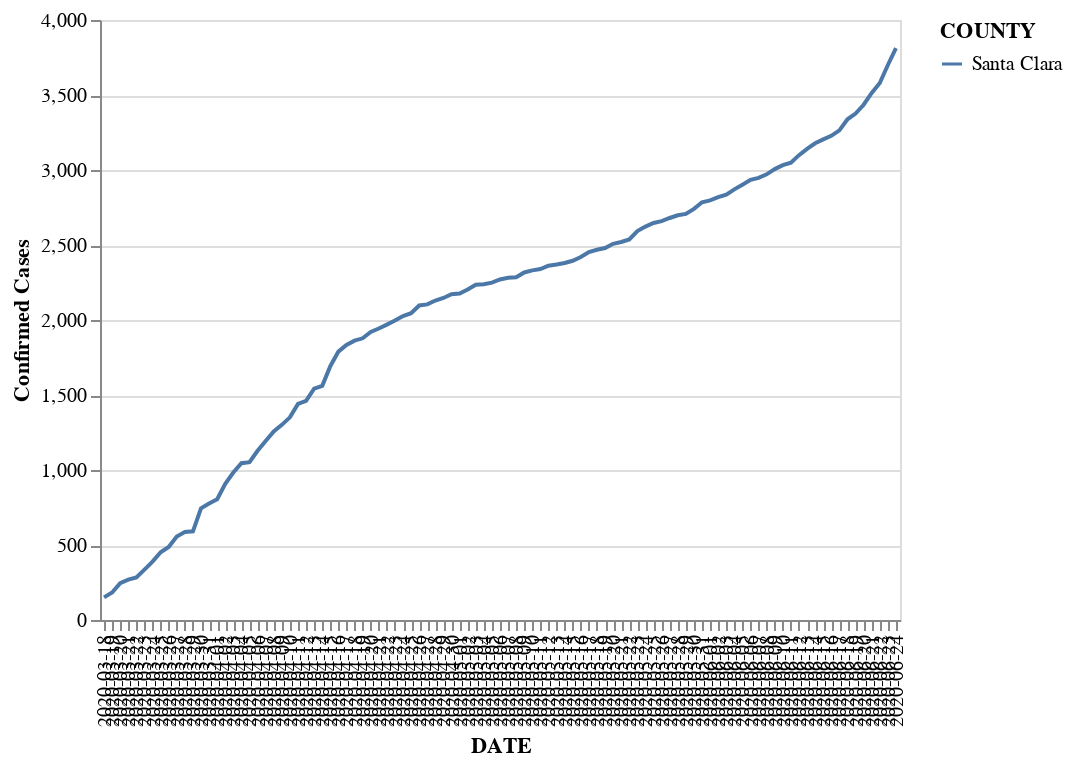

Notebook code cell kept with this figure:
### Code cell
alt.Chart(ca_data[ca_data['COUNTY']=='Santa Clara']).mark_line().encode(
    alt.Y('TOTALCOUNTCONFIRMED', axis=alt.Axis(title='Confirmed Cases')),
    x='DATE',
    color='COUNTY'
)

### Figure 1 — Vega-Lite specification as saved in the notebook (floating-point values rounded to 4 significant figures)
{"config": {"view": {"width": 400, "height": 300}, "mark": {"tooltip": null}}, "data": {"name": "data-dbf0fd5c5d6022562df5ad21f450eb2e"}, "mark": "line", "encoding": {"color": {"type": "nominal", "field": "COUNTY"}, "x": {"type": "nominal", "field": "DATE"}, "y": {"type": "quantitative", "axis": {"title": "Confirmed Cases"}, "field": "TOTALCOUNTCONFIRMED"}}, "$schema": "https://vega.github.io/schema/vega-lite/v3.4.0.json", "datasets": {"data-dbf0fd5c5d6022562df5ad21f450eb2e": [{"COUNTY": "Santa Clara", "TOTALCOUNTCONFIRMED": 151, "TOTALCOUNTDEATHS": 6, "NEWCOUNTCONFIRMED": 151, "NEWCOUNTDEATHS": 6, "DATE": "2020-03-18"}, {"COUNTY": "Santa Clara", "TOTALCOUNTCONFIRMED": 183, "TOTALCOUNTDEATHS": 8, "NEWCOUNTCONFIRMED": 32, "NEWCOUNTDEATHS": 2, "DATE": "2020-03-19"}, {"COUNTY": "Santa Clara", "TOTALCOUNTCONFIRMED": 246, "TOTALCOUNTDEATHS": 8, "NEWCOUNTCONFIRMED": 63, "NEWCOUNTDEATHS": 0, "DATE": "2020-03-20"}, {"COUNTY": "Santa Clara", "TOTALCOUNTCONFIRMED": 269, "TOTALCOUNTDEATHS": 10, "NEWCOUNTCONFIRMED": 23, "NEWCOUNTDEATHS": 2, "DATE": "2020-03-21"}, {"COUNTY": "Santa Clara", "TOTALCOUNTCONFIRMED": 284, "TOTALCOUNTDEATHS": 13, "NEWCOUNTCONFIRMED": 15, "NEWCOUNTDEATHS": 3, "DATE": "2020-03-22"}, {"COUNTY": "Santa Clara", "TOTALCOUNTCONFIRMED": 336, "TOTALCOUNTDEATHS": 13, "NEWCOUNTCONFIRMED": 52, "NEWCOUNTDEATHS": 0, "DATE": "2020-03-23"}, {"COUNTY": "Santa Clara", "TOTALCOUNTCONFIRMED": 389, "TOTALCOUNTDEATHS": 17, "NEWCOUNTCONFIRMED": 53, "NEWCOUNTDEATHS": 4, "DATE": "2020-03-24"}, {"COUNTY": "Santa Clara", "TOTALCOUNTCONFIRMED": 452, "TOTALCOUNTDEATHS": 20, "NEWCOUNTCONFIRMED": 63, "NEWCOUNTDEATHS": 3, "DATE": "2020-03-25"}, {"COUNTY": "Santa Clara", "TOTALCOUNTCONFIRMED": 487, "TOTALCOUNTDEATHS": 20, "NEWCOUNTCONFIRMED": 35, "NEWCOUNTDEATHS": 0, "DATE": "2020-03-26"}, {"COUNTY": "Santa Clara", "TOTALCOUNTCONFIRMED": 557, "TOTALCOUNTDEATHS": 25, "NEWCOUNTCONFIRMED": 70, "NEWCOUNTDEATHS": 5, "DATE": "2020-03-27"}, {"COUNTY": "Santa Clara", "TOTALCOUNTCONFIRMED": 587, "TOTALCOUNTDEATHS": 27, "NEWCOUNTCONFIRMED": 30, "NEWCOUNTDEATHS": 2, "DATE": "2020-03-28"}, {"COUNTY": "Santa Clara", "TOTALCOUNTCONFIRMED": 591, "TOTALCOUNTDEATHS": 30, "NEWCOUNTCONFIRMED": 4, "NEWCOUNTDEATHS": 3, "DATE": "2020-03-29"}, {"COUNTY": "Santa Clara", "TOTALCOUNTCONFIRMED": 745, "TOTALCOUNTDEATHS": 31, "NEWCOUNTCONFIRMED": 154, "NEWCOUNTDEATHS": 1, "DATE": "2020-03-30"}, {"COUNTY": "Santa Clara", "TOTALCOUNTCONFIRMED": 777, "TOTALCOUNTDEATHS": 30, "NEWCOUNTCONFIRMED": 32, "NEWCOUNTDEATHS": -1, "DATE": "2020-03-31"}, {"COUNTY": "Santa Clara", "TOTALCOUNTCONFIRMED": 805, "TOTALCOUNTDEATHS": 33, "NEWCOUNTCONFIRMED": 28, "NEWCOUNTDEATHS": 3, "DATE": "2020-04-01"}, {"COUNTY": "Santa Clara", "TOTALCOUNTCONFIRMED": 908, "TOTALCOUNTDEATHS": 38, "NEWCOUNTCONFIRMED": 103, "NEWCOUNTDEATHS": 5, "DATE": "2020-04-02"}, {"COUNTY": "Santa Clara", "TOTALCOUNTCONFIRMED": 983, "TOTALCOUNTDEATHS": 39, "NEWCOUNTCONFIRMED": 75, "NEWCOUNTDEATHS": 1, "DATE": "2020-04-03"}, {"COUNTY": "Santa Clara", "TOTALCOUNTCONFIRMED": 1045, "TOTALCOUNTDEATHS": 39, "NEWCOUNTCONFIRMED": 62, "NEWCOUNTDEATHS": 0, "DATE": "2020-04-04"}, {"COUNTY": "Santa Clara", "TOTALCOUNTCONFIRMED": 1052, "TOTALCOUNTDEATHS": 42, "NEWCOUNTCONFIRMED": 7, "NEWCOUNTDEATHS": 3, "DATE": "2020-04-05"}, {"COUNTY": "Santa Clara", "TOTALCOUNTCONFIRMED": 1128, "TOTALCOUNTDEATHS": 43, "NEWCOUNTCONFIRMED": 76, "NEWCOUNTDEATHS": 1, "DATE": "2020-04-06"}, {"COUNTY": "Santa Clara", "TOTALCOUNTCONFIRMED": 1193, "TOTALCOUNTDEATHS": 46, "NEWCOUNTCONFIRMED": 65, "NEWCOUNTDEATHS": 3, "DATE": "2020-04-07"}, {"COUNTY": "Santa Clara", "TOTALCOUNTCONFIRMED": 1257, "TOTALCOUNTDEATHS": 47, "NEWCOUNTCONFIRMED": 64, "NEWCOUNTDEATHS": 1, "DATE": "2020-04-08"}, {"COUNTY": "Santa Clara", "TOTALCOUNTCONFIRMED": 1301, "TOTALCOUNTDEATHS": 49, "NEWCOUNTCONFIRMED": 44, "NEWCOUNTDEATHS": 2, "DATE": "2020-04-09"}, {"COUNTY": "Santa Clara", "TOTALCOUNTCONFIRMED": 1351, "TOTALCOUNTDEATHS": 52, "NEWCOUNTCONFIRMED": 50, "NEWCOUNTDEATHS": 3, "DATE": "2020-04-10"}, {"COUNTY": "Santa Clara", "TOTALCOUNTCONFIRMED": 1441, "TOTALCOUNTDEATHS": 52, "NEWCOUNTCONFIRMED": 90, "NEWCOUNTDEATHS": 0, "DATE": "2020-04-11"}, {"COUNTY": "Santa Clara", "TOTALCOUNTCONFIRMED": 1461, "TOTALCOUNTDEATHS": 53, "NEWCOUNTCONFIRMED": 20, "NEWCOUNTDEATHS": 1, "DATE": "2020-04-12"}, {"COUNTY": "Santa Clara", "TOTALCOUNTCONFIRMED": 1542, "TOTALCOUNTDEATHS": 60, "NEWCOUNTCONFIRMED": 81, "NEWCOUNTDEATHS": 7, "DATE": "2020-04-13"}, {"COUNTY": "Santa Clara", "TOTALCOUNTCONFIRMED": 1561, "TOTALCOUNTDEATHS": 66, "NEWCOUNTCONFIRMED": 19, "NEWCOUNTDEATHS": 6, "DATE": "2020-04-14"}, {"COUNTY": "Santa Clara", "TOTALCOUNTCONFIRMED": 1692, "TOTALCOUNTDEATHS": 66, "NEWCOUNTCONFIRMED": 131, "NEWCOUNTDEATHS": 0, "DATE": "2020-04-15"}, {"COUNTY": "Santa Clara", "TOTALCOUNTCONFIRMED": 1789, "TOTALCOUNTDEATHS": 69, "NEWCOUNTCONFIRMED": 97, "NEWCOUNTDEATHS": 3, "DATE": "2020-04-16"}, {"COUNTY": "Santa Clara", "TOTALCOUNTCONFIRMED": 1834, "TOTALCOUNTDEATHS": 73, "NEWCOUNTCONFIRMED": 45, "NEWCOUNTDEATHS": 4, "DATE": "2020-04-17"}, {"COUNTY": "Santa Clara", "TOTALCOUNTCONFIRMED": 1862, "TOTALCOUNTDEATHS": 73, "NEWCOUNTCONFIRMED": 28, "NEWCOUNTDEATHS": 0, "DATE": "2020-04-18"}, {"COUNTY": "Santa Clara", "TOTALCOUNTCONFIRMED": 1878, "TOTALCOUNTDEATHS": 79, "NEWCOUNTCONFIRMED": 16, "NEWCOUNTDEATHS": 6, "DATE": "2020-04-19"}, {"COUNTY": "Santa Clara", "TOTALCOUNTCONFIRMED": 1920, "TOTALCOUNTDEATHS": 83, "NEWCOUNTCONFIRMED": 42, "NEWCOUNTDEATHS": 4, "DATE": "2020-04-20"}, {"COUNTY": "Santa Clara", "TOTALCOUNTCONFIRMED": 1943, "TOTALCOUNTDEATHS": 88, "NEWCOUNTCONFIRMED": 23, "NEWCOUNTDEATHS": 5, "DATE": "2020-04-21"}, {"COUNTY": "Santa Clara", "TOTALCOUNTCONFIRMED": 1969, "TOTALCOUNTDEATHS": 94, "NEWCOUNTCONFIRMED": 26, "NEWCOUNTDEATHS": 6, "DATE": "2020-04-22"}, {"COUNTY": "Santa Clara", "TOTALCOUNTCONFIRMED": 1996, "TOTALCOUNTDEATHS": 95, "NEWCOUNTCONFIRMED": 27, "NEWCOUNTDEATHS": 1, "DATE": "2020-04-23"}, {"COUNTY": "Santa Clara", "TOTALCOUNTCONFIRMED": 2026, "TOTALCOUNTDEATHS": 98, "NEWCOUNTCONFIRMED": 30, "NEWCOUNTDEATHS": 3, "DATE": "2020-04-24"}, {"COUNTY": "Santa Clara", "TOTALCOUNTCONFIRMED": 2045, "TOTALCOUNTDEATHS": 99, "NEWCOUNTCONFIRMED": 19, "NEWCOUNTDEATHS": 1, "DATE": "2020-04-25"}, {"COUNTY": "Santa Clara", "TOTALCOUNTCONFIRMED": 2097, "TOTALCOUNTDEATHS": 102, "NEWCOUNTCONFIRMED": 52, "NEWCOUNTDEATHS": 3, "DATE": "2020-04-26"}, {"COUNTY": "Santa Clara", "TOTALCOUNTCONFIRMED": 2104, "TOTALCOUNTDEATHS": 105, "NEWCOUNTCONFIRMED": 7, "NEWCOUNTDEATHS": 3, "DATE": "2020-04-27"}, {"COUNTY": "Santa Clara", "TOTALCOUNTCONFIRMED": 2130, "TOTALCOUNTDEATHS": 106, "NEWCOUNTCONFIRMED": 26, "NEWCOUNTDEATHS": 1, "DATE": "2020-04-28"}, {"COUNTY": "Santa Clara", "TOTALCOUNTCONFIRMED": 2147, "TOTALCOUNTDEATHS": 108, "NEWCOUNTCONFIRMED": 17, "NEWCOUNTDEATHS": 2, "DATE": "2020-04-29"}, {"COUNTY": "Santa Clara", "TOTALCOUNTCONFIRMED": 2172, "TOTALCOUNTDEATHS": 111, "NEWCOUNTCONFIRMED": 25, "NEWCOUNTDEATHS": 3, "DATE": "2020-04-30"}, {"COUNTY": "Santa Clara", "TOTALCOUNTCONFIRMED": 2176, "TOTALCOUNTDEATHS": 113, "NEWCOUNTCONFIRMED": 4, "NEWCOUNTDEATHS": 2, "DATE": "2020-05-01"}, {"COUNTY": "Santa Clara", "TOTALCOUNTCONFIRMED": 2203, "TOTALCOUNTDEATHS": 115, "NEWCOUNTCONFIRMED": 27, "NEWCOUNTDEATHS": 2, "DATE": "2020-05-02"}, {"COUNTY": "Santa Clara", "TOTALCOUNTCONFIRMED": 2235, "TOTALCOUNTDEATHS": 116, "NEWCOUNTCONFIRMED": 32, "NEWCOUNTDEATHS": 1, "DATE": "2020-05-03"}, {"COUNTY": "Santa Clara", "TOTALCOUNTCONFIRMED": 2238, "TOTALCOUNTDEATHS": 119, "NEWCOUNTCONFIRMED": 3, "NEWCOUNTDEATHS": 3, "DATE": "2020-05-04"}, {"COUNTY": "Santa Clara", "TOTALCOUNTCONFIRMED": 2249, "TOTALCOUNTDEATHS": 123, "NEWCOUNTCONFIRMED": 11, "NEWCOUNTDEATHS": 4, "DATE": "2020-05-05"}, {"COUNTY": "Santa Clara", "TOTALCOUNTCONFIRMED": 2270, "TOTALCOUNTDEATHS": 126, "NEWCOUNTCONFIRMED": 21, "NEWCOUNTDEATHS": 3, "DATE": "2020-05-06"}, {"COUNTY": "Santa Clara", "TOTALCOUNTCONFIRMED": 2281, "TOTALCOUNTDEATHS": 127, "NEWCOUNTCONFIRMED": 11, "NEWCOUNTDEATHS": 1, "DATE": "2020-05-07"}, {"COUNTY": "Santa Clara", "TOTALCOUNTCONFIRMED": 2285, "TOTALCOUNTDEATHS": 130, "NEWCOUNTCONFIRMED": 4, "NEWCOUNTDEATHS": 3, "DATE": "2020-05-08"}, {"COUNTY": "Santa Clara", "TOTALCOUNTCONFIRMED": 2317, "TOTALCOUNTDEATHS": 130, "NEWCOUNTCONFIRMED": 32, "NEWCOUNTDEATHS": 0, "DATE": "2020-05-09"}, {"COUNTY": "Santa Clara", "TOTALCOUNTCONFIRMED": 2331, "TOTALCOUNTDEATHS": 130, "NEWCOUNTCONFIRMED": 14, "NEWCOUNTDEATHS": 0, "DATE": "2020-05-10"}, {"COUNTY": "Santa Clara", "TOTALCOUNTCONFIRMED": 2340, "TOTALCOUNTDEATHS": 133, "NEWCOUNTCONFIRMED": 9, "NEWCOUNTDEATHS": 3, "DATE": "2020-05-11"}, {"COUNTY": "Santa Clara", "TOTALCOUNTCONFIRMED": 2362, "TOTALCOUNTDEATHS": 133, "NEWCOUNTCONFIRMED": 22, "NEWCOUNTDEATHS": 0, "DATE": "2020-05-12"}, {"COUNTY": "Santa Clara", "TOTALCOUNTCONFIRMED": 2370, "TOTALCOUNTDEATHS": 135, "NEWCOUNTCONFIRMED": 8, "NEWCOUNTDEATHS": 2, "DATE": "2020-05-13"}, {"COUNTY": "Santa Clara", "TOTALCOUNTCONFIRMED": 2380, "TOTALCOUNTDEATHS": 135, "NEWCOUNTCONFIRMED": 10, "NEWCOUNTDEATHS": 0, "DATE": "2020-05-14"}, {"COUNTY": "Santa Clara", "TOTALCOUNTCONFIRMED": 2395, "TOTALCOUNTDEATHS": 136, "NEWCOUNTCONFIRMED": 15, "NEWCOUNTDEATHS": 1, "DATE": "2020-05-15"}, {"COUNTY": "Santa Clara", "TOTALCOUNTCONFIRMED": 2420, "TOTALCOUNTDEATHS": 136, "NEWCOUNTCONFIRMED": 25, "NEWCOUNTDEATHS": 0, "DATE": "2020-05-16"}, {"COUNTY": "Santa Clara", "TOTALCOUNTCONFIRMED": 2453, "TOTALCOUNTDEATHS": 136, "NEWCOUNTCONFIRMED": 33, "NEWCOUNTDEATHS": 0, "DATE": "2020-05-17"}, {"COUNTY": "Santa Clara", "TOTALCOUNTCONFIRMED": 2468, "TOTALCOUNTDEATHS": 136, "NEWCOUNTCONFIRMED": 15, "NEWCOUNTDEATHS": 0, "DATE": "2020-05-18"}, {"COUNTY": "Santa Clara", "TOTALCOUNTCONFIRMED": 2480, "TOTALCOUNTDEATHS": 139, "NEWCOUNTCONFIRMED": 12, "NEWCOUNTDEATHS": 3, "DATE": "2020-05-19"}, {"COUNTY": "Santa Clara", "TOTALCOUNTCONFIRMED": 2508, "TOTALCOUNTDEATHS": 139, "NEWCOUNTCONFIRMED": 28, "NEWCOUNTDEATHS": 0, "DATE": "2020-05-20"}, {"COUNTY": "Santa Clara", "TOTALCOUNTCONFIRMED": 2520, "TOTALCOUNTDEATHS": 139, "NEWCOUNTCONFIRMED": 12, "NEWCOUNTDEATHS": 0, "DATE": "2020-05-21"}, {"COUNTY": "Santa Clara", "TOTALCOUNTCONFIRMED": 2537, "TOTALCOUNTDEATHS": 139, "NEWCOUNTCONFIRMED": 17, "NEWCOUNTDEATHS": 0, "DATE": "2020-05-22"}, {"COUNTY": "Santa Clara", "TOTALCOUNTCONFIRMED": 2593, "TOTALCOUNTDEATHS": 139, "NEWCOUNTCONFIRMED": 56, "NEWCOUNTDEATHS": 0, "DATE": "2020-05-23"}, {"COUNTY": "Santa Clara", "TOTALCOUNTCONFIRMED": 2623, "TOTALCOUNTDEATHS": 139, "NEWCOUNTCONFIRMED": 30, "NEWCOUNTDEATHS": 0, "DATE": "2020-05-24"}, {"COUNTY": "Santa Clara", "TOTALCOUNTCONFIRMED": 2647, "TOTALCOUNTDEATHS": 140, "NEWCOUNTCONFIRMED": 24, "NEWCOUNTDEATHS": 1, "DATE": "2020-05-25"}, {"COUNTY": "Santa Clara", "TOTALCOUNTCONFIRMED": 2659, "TOTALCOUNTDEATHS": 140, "NEWCOUNTCONFIRMED": 12, "NEWCOUNTDEATHS": 0, "DATE": "2020-05-26"}, {"COUNTY": "Santa Clara", "TOTALCOUNTCONFIRMED": 2680, "TOTALCOUNTDEATHS": 141, "NEWCOUNTCONFIRMED": 21, "NEWCOUNTDEATHS": 1, "DATE": "2020-05-27"}, {"COUNTY": "Santa Clara", "TOTALCOUNTCONFIRMED": 2698, "TOTALCOUNTDEATHS": 141, "NEWCOUNTCONFIRMED": 18, "NEWCOUNTDEATHS": 0, "DATE": "2020-05-28"}, {"COUNTY": "Santa Clara", "TOTALCOUNTCONFIRMED": 2707, "TOTALCOUNTDEATHS": 141, "NEWCOUNTCONFIRMED": 9, "NEWCOUNTDEATHS": 0, "DATE": "2020-05-29"}, {"COUNTY": "Santa Clara", "TOTALCOUNTCONFIRMED": 2741, "TOTALCOUNTDEATHS": 141, "NEWCOUNTCONFIRMED": 34, "NEWCOUNTDEATHS": 0, "DATE": "2020-05-30"}, {"COUNTY": "Santa Clara", "TOTALCOUNTCONFIRMED": 2785, "TOTALCOUNTDEATHS": 144, "NEWCOUNTCONFIRMED": 44, "NEWCOUNTDEATHS": 3, "DATE": "2020-05-31"}, {"COUNTY": "Santa Clara", "TOTALCOUNTCONFIRMED": 2797, "TOTALCOUNTDEATHS": 144, "NEWCOUNTCONFIRMED": 12, "NEWCOUNTDEATHS": 0, "DATE": "2020-06-01"}, {"COUNTY": "Santa Clara", "TOTALCOUNTCONFIRMED": 2819, "TOTALCOUNTDEATHS": 144, "NEWCOUNTCONFIRMED": 22, "NEWCOUNTDEATHS": 0, "DATE": "2020-06-02"}, {"COUNTY": "Santa Clara", "TOTALCOUNTCONFIRMED": 2836, "TOTALCOUNTDEATHS": 144, "NEWCOUNTCONFIRMED": 17, "NEWCOUNTDEATHS": 0, "DATE": "2020-06-03"}, {"COUNTY": "Santa Clara", "TOTALCOUNTCONFIRMED": 2871, "TOTALCOUNTDEATHS": 144, "NEWCOUNTCONFIRMED": 35, "NEWCOUNTDEATHS": 0, "DATE": "2020-06-04"}, {"COUNTY": "Santa Clara", "TOTALCOUNTCONFIRMED": 2902, "TOTALCOUNTDEATHS": 144, "NEWCOUNTCONFIRMED": 31, "NEWCOUNTDEATHS": 0, "DATE": "2020-06-05"}, {"COUNTY": "Santa Clara", "TOTALCOUNTCONFIRMED": 2934, "TOTALCOUNTDEATHS": 144, "NEWCOUNTCONFIRMED": 32, "NEWCOUNTDEATHS": 0, "DATE": "2020-06-06"}, {"COUNTY": "Santa Clara", "TOTALCOUNTCONFIRMED": 2947, "TOTALCOUNTDEATHS": 144, "NEWCOUNTCONFIRMED": 13, "NEWCOUNTDEATHS": 0, "DATE": "2020-06-07"}, {"COUNTY": "Santa Clara", "TOTALCOUNTCONFIRMED": 2971, "TOTALCOUNTDEATHS": 149, "NEWCOUNTCONFIRMED": 24, "NEWCOUNTDEATHS": 5, "DATE": "2020-06-08"}, {"COUNTY": "Santa Clara", "TOTALCOUNTCONFIRMED": 3006, "TOTALCOUNTDEATHS": 149, "NEWCOUNTCONFIRMED": 35, "NEWCOUNTDEATHS": 0, "DATE": "2020-06-09"}, {"COUNTY": "Santa Clara", "TOTALCOUNTCONFIRMED": 3032, "TOTALCOUNTDEATHS": 149, "NEWCOUNTCONFIRMED": 26, "NEWCOUNTDEATHS": 0, "DATE": "2020-06-10"}, {"COUNTY": "Santa Clara", "TOTALCOUNTCONFIRMED": 3049, "TOTALCOUNTDEATHS": 149, "NEWCOUNTCONFIRMED": 17, "NEWCOUNTDEATHS": 0, "DATE": "2020-06-11"}, {"COUNTY": "Santa Clara", "TOTALCOUNTCONFIRMED": 3099, "TOTALCOUNTDEATHS": 150, "NEWCOUNTCONFIRMED": 50, "NEWCOUNTDEATHS": 1, "DATE": "2020-06-12"}, {"COUNTY": "Santa Clara", "TOTALCOUNTCONFIRMED": 3141, "TOTALCOUNTDEATHS": 150, "NEWCOUNTCONFIRMED": 42, "NEWCOUNTDEATHS": 0, "DATE": "2020-06-13"}, {"COUNTY": "Santa Clara", "TOTALCOUNTCONFIRMED": 3178, "TOTALCOUNTDEATHS": 151, "NEWCOUNTCONFIRMED": 37, "NEWCOUNTDEATHS": 1, "DATE": "2020-06-14"}, {"COUNTY": "Santa Clara", "TOTALCOUNTCONFIRMED": 3204, "TOTALCOUNTDEATHS": 152, "NEWCOUNTCONFIRMED": 26, "NEWCOUNTDEATHS": 1, "DATE": "2020-06-15"}, {"COUNTY": "Santa Clara", "TOTALCOUNTCONFIRMED": 3228, "TOTALCOUNTDEATHS": 152, "NEWCOUNTCONFIRMED": 24, "NEWCOUNTDEATHS": 0, "DATE": "2020-06-16"}, {"COUNTY": "Santa Clara", "TOTALCOUNTCONFIRMED": 3264, "TOTALCOUNTDEATHS": 152, "NEWCOUNTCONFIRMED": 36, "NEWCOUNTDEATHS": 0, "DATE": "2020-06-17"}, {"COUNTY": "Santa Clara", "TOTALCOUNTCONFIRMED": 3338, "TOTALCOUNTDEATHS": 152, "NEWCOUNTCONFIRMED": 74, "NEWCOUNTDEATHS": 0, "DATE": "2020-06-18"}, {"COUNTY": "Santa Clara", "TOTALCOUNTCONFIRMED": 3376, "TOTALCOUNTDEATHS": 152, "NEWCOUNTCONFIRMED": 38, "NEWCOUNTDEATHS": 0, "DATE": "2020-06-19"}, {"COUNTY": "Santa Clara", "TOTALCOUNTCONFIRMED": 3435, "TOTALCOUNTDEATHS": 154, "NEWCOUNTCONFIRMED": 59, "NEWCOUNTDEATHS": 2, "DATE": "2020-06-20"}, {"COUNTY": "Santa Clara", "TOTALCOUNTCONFIRMED": 3514, "TOTALCOUNTDEATHS": 154, "NEWCOUNTCONFIRMED": 79, "NEWCOUNTDEATHS": 0, "DATE": "2020-06-21"}, {"COUNTY": "Santa Clara", "TOTALCOUNTCONFIRMED": 3580, "TOTALCOUNTDEATHS": 154, "NEWCOUNTCONFIRMED": 66, "NEWCOUNTDEATHS": 0, "DATE": "2020-06-22"}, {"COUNTY": "Santa Clara", "TOTALCOUNTCONFIRMED": 3700, "TOTALCOUNTDEATHS": 155, "NEWCOUNTCONFIRMED": 120, "NEWCOUNTDEATHS": 1, "DATE": "2020-06-23"}, {"COUNTY": "Santa Clara", "TOTALCOUNTCONFIRMED": 3812, "TOTALCOUNTDEATHS": 155, "NEWCOUNTCONFIRMED": 112, "NEWCOUNTDEATHS": 0, "DATE": "2020-06-24"}]}}
